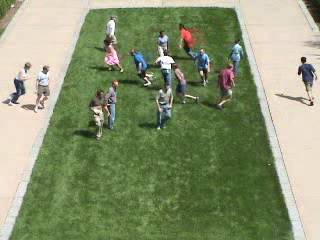
#> input picture frame 14 of beta(unstable)/Binome_3/Detection d'activités humaines anormales/Dataset/videos/scene1/test1.avi, 320 x 240 px, given in place of the camera
$ python codekarim.py   (older library calls are emulated)
#> lines starting #> are read from the running program, lines starting #| are printed output that depends on the picture
import cv2
import numpy as np
from copy import deepcopy
import time
from sklearn.cluster import AffinityPropagation
import types
import os
import shutil

class Queue:
    def __init__(self):
        self.items = [] #for exmp self={ 'gentleman': 'malek' , 'the beautiful girl' : 'ahlem' , 'numbr' : 2 } ; self.items()=[(gentleman,malek),(the beautiful girm, ahlem ) , (num, 2)]

    def isEmpty(self):
        return self.items == [] # je pense que c'est claire , self.items() return a list , donc si la liste est vide isEmpty return true sinon elle return false

    def enqueue(self, item):
        self.items.insert(0,item) # ajouter un element au debut de la liste

    def dequeue(self):
        return self.items.pop() # suprimer le dernier element de la liste

    def size(self):
        return len(self.items) # length
def malek_gentleman():
    os.system("sudo modprobe bcm2835-v4l2")
    timeout=0
    i_file = "1"
    N = "1"
    sumq=[]
    buf_back=[]
    colq=[]
    count=[]
    initialisation=0
    initialisation+=1
    i=1
    VideoNumberInt=i
    VideoNumberString=i_file
    VideoName=VideoNumberString+'.mp4'

    cap = cv2.VideoCapture(0) # importer le video
    if( initialisation <= int(N)):
        count.append(0) #count[i-1]s the no of frames read till now
    nframe = 300 #no of frames needed to initialize the background
    cols = 160
    rows = 160
    flag = 0
    move = 0
    avg = np.zeros([160,160],dtype=np.uint8) # definir une image 'avg' dans tous ces pixels sont null , uint Unsigned integer (0 to 255)
    avg_temp = np.zeros([160,160],np.uint) # bon j'ai pas trouver la deffirence entre le uint8 et le uint , mais finalement sa sere Ã  definir une plage d'entier
    if( initialisation <= int(N)):
        sumq.append(np.zeros([160,160],np.uint)) # the same thing
    cur_back = np.zeros([160,160],dtype=np.uint8) # definir une image cur_back , dans tous ces pixels sont null
    if( initialisation <= int(N)):
        buf_back.append(np.zeros([160,160],dtype=np.uint8)) # definir une image buf_back , dans tous ces pixels sont null
    if( initialisation <= int(N)):
        colq.append(Queue()) # definir une pile des threads qui suit le loi de fifo

    #to form clusters
    count_5=0
    arr=np.zeros(shape=(0, 2), dtype=np.uint8) # definir un tableau 'arr' de deux colones
    cur_cent=last_cent=[0,0]
    def dist(cur_cent, last_cent):
        dis=(cur_cent[0]-last_cent[0])**2 + (cur_cent[1] - last_cent[1])**2 # calculer la somme de la variation au carrÃ© des deux pixel
        return dis
    cluster_centres_q = np.zeros(shape=(0,2),dtype=np.int64) # on vas travaillÃ© sur un cluster de deux pixels
    ret, pure_img = cap.read() # on extraire le 'cout'Ã©me frame du video qui sera enregistrer dans la variable pure_img , ret , est un variable booleanretourner par la fonction read
#> pure_img is the input picture: shape (240, 320, 3); mean B, G, R 112.2, 147.4, 136.8
    #print("ker")
    #print(cap.isOpened())
    #print(ret)
    while(cap.isOpened() and ret==True): # tanque la video qu'on souhaite traiter est en boucle
            #print("im")
            #time.sleep(0.1)
            count[i-1] = count[i-1] + 1 # on va commencer Ã  traiter les frame , du coup il faux incrÃ©menter le count[i-1] Ã  chaque fois qu'on est entrain de traiter une frame ( count[i-1] represente le nbr des frame traiter )
            img = cv2.resize(pure_img,(160,160)) # grase Ã  resize on arrive Ã  resizer notre image sans perdre la forme generale de l'image , c'est dans le sense ou on est pas entrais deretrancher les pixels d'une facon stupide bon maby il vas engondrer une certaine distortion l'orsqu'on zoom , euuh mais bon :p
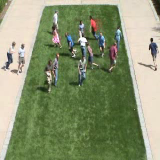
#> img: shape (160, 160, 3); mean B, G, R 112.3, 147.4, 136.9
            gray = cv2.cvtColor(img, cv2.COLOR_BGR2GRAY) # convertir l'image en une image noire et blanch
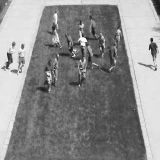
#> gray: shape (160, 160); min 22, max 253, mean 140.2

            colq[i-1].enqueue(gray) # aywah ahiya :D , tana na7chiw il image ' des annÃ©es 60 :p ' fil pila mte3na
            if count[i-1] == nframe:
                print("Background fixed !")

            if(count[i-1] < nframe):
                    #avg[:]=0 #no need as avg is initialized to be zero matrix
                    sumq[i-1] = sumq[i-1] + gray # il est entrain de superposer les differentes frame
                    print(str(count[i-1] //3)+" %")
            else: # une fois nodkhol lil else , ca veux dire que j'ai construit mon propre background
                    temp = colq[i-1].dequeue() # yibda yijbid fil les frames ta3 el background
                    sumq[i-1] = sumq[i-1] + gray - temp # yzid ce qui a changÃ© entre le frame du background wil frame ali 9e3id yikhdim fih
                    avg_temp = sumq[i-1]/nframe # bon mafhimtich 3leh ya9sim el 7a9 :D , ama mahiyech importante , puisque nnframe deja cst , nitsawir ,il est entrai de normaliser haja kima haka

            high_value_indices = avg_temp>255 # 7asilou puisque ahna mil se3a on ajout de la deffirence , fama des pixel , ynajmo yfoutou 255 ce qui n'est pas logique
            avg_temp[high_value_indices] = 255 # kif kif
            avg=avg_temp
            avg=avg.astype(np.uint8) #7asilou lahna badal el type bech twali image
            cur_back = avg
            if(flag == 0):
                    #buf_back[:] = 0 #no need as buf_back is initialized to be zero matrix
                    flag = 10 # pour eliminer le cas ou nframe=1
            if(flag == 10 and count[i-1] >= nframe):
                    buf_back[i-1] = cur_back # doub maya3mil hekom el nframe , yimchi ya3ti lil buf_back el deffirence mabin el back w awil frame 5dheha ba3d el back
                    flag = 20

            sub = cv2.absdiff(cur_back,buf_back[i-1]) # voila lahna nhoto la difference entre le background wil frame ali 9e3din nitraitiw fiha

            img_show = cv2.resize(img,(400,400))
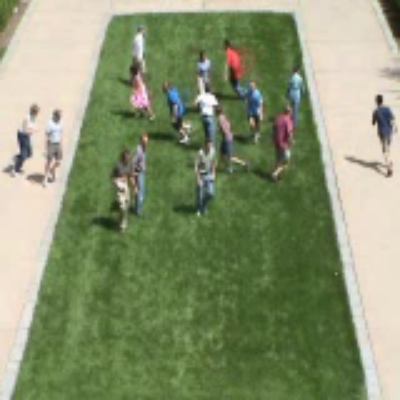
#> img_show: shape (400, 400, 3); mean B, G, R 112.2, 147.3, 136.8
        # [4 lines of commented-out code are left out]
            cv2.imshow("img",img_show) # affichage de l'image originale

            gray_show = cv2.resize(gray,(400,400))
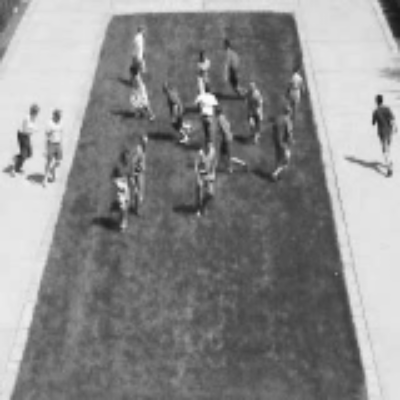
#> gray_show: shape (400, 400); min 24, max 252, mean 140.1
        #gray_show = gray_show.astype(int)
            cv2.imshow("gray",gray_show)

        #print(cur_back)
            cur_back_show = cv2.resize(cur_back,(400,400))
        #cur_back_show = cur_back_show.astype(int)
        #print(cur_back_show)
            cv2.imshow("cur_back_show",cur_back_show)

            buf_back_show = cv2.resize(buf_back[i-1],(400,400))
        #buf_back_show = buf_back_show.astype(int)
            cv2.imshow("buf_back_show",buf_back_show)

            sub = cv2.resize(sub,(400,400))
        #sub=sub.astype(int)
            cv2.imshow("Abandoned Objects",sub) # affichage de l'ivolution de la distortion du back

            ret_s,sub_t = cv2.threshold(sub,50,255,0) # codage : pour tous pixels entre 50 et 255 en luis attribut un 0 sinon 1
            mask = np.zeros(gray.shape,np.uint8)

            louka, contours, hier = cv2.findContours(sub_t,cv2.RETR_LIST,cv2.CHAIN_APPROX_SIMPLE)
        #im2, contours, hier = cv2.findContours(sub_t,cv2.RETR_LIST,cv2.CHAIN_APPROX_SIMPLE)
            count_5 += 1
            malek=0;
            for cnt in contours: # count[i-1]ouRS IS A LISTE OF object and in each element we find a liste of element which represente the different value of pixel who forme the contours of this object
                    print(cv2.contourArea(cnt))
                    if 300<cv2.contourArea(cnt)<5000: # si le piremetre entre 200 et 5000
                            #cv2.drawContours(sub,[cnt],0,(0,255,0),2)
                            cv2.drawContours(mask,[cnt],0,255,-1)
                            M = cv2.moments(cnt)
                            cx,cy = int(M['m10']/M['m00']), int(M['m01']/M['m00']) # localiser le centroid de l'objet ( centre de masse )
                            file_output = open('output.txt', 'w')
                            file_output.write('video num : ')
                            file_output.write(i_file)#<------------------------
                            file_output.write(' ====> une anomalie est detecté dans la position suivante : x=')
                            file_output.write(str(cx))
                            file_output.write(',  y=')
                            file_output.write(str(cy))
                            file_output.close()
                            cv2.circle(sub,(cx,cy),10,255,-1) #
                            if(count_5<=5):
                                    arr = np.append(arr, [[cx,cy]], axis=0) # localiser la position de l'objet dans l'image
#> mask: shape (160, 160); every value is 0


            #print(arr)
            #print(count_5)

            if(count_5==5):
                    count_5 = 0
                    #print (len(arr))
                    if (len(arr) == 0): # il n y a pas d'objet
                            pass
                    else:
                            affin = AffinityPropagation()
                            affin.fit_predict(arr)
                            centroids = affin.cluster_centers_
                            labels = affin.labels_
                            max_label_index = labels.argmax()
                            biggest_clust_ind = labels[max_label_index]
                            print(labels)
                            print(centroids)
                      #  print("len_labels",len(labels),"biggest cluster's index", biggest_clust_ind, "len_centroids", len(centroids))
                            print("+++++++++++++++++++++++++++++++++++++",type(biggest_clust_ind),"++++++++++++++++++++++++++++++++++++++++++")
                            if( type(biggest_clust_ind)!=np.ndarray):
                                    biggest_clust_cent = centroids[biggest_clust_ind]
                                    cx = np.uint8(biggest_clust_cent[0])
                                    cy = np.uint8(biggest_clust_cent[1])
                                    cv2.rectangle(sub,(cx-15,cy-15),(cx+15,cy+15),(255,255,255),1)
                                    cv2.rectangle(img,(cx-7,cy-7),(cx+7,cy+7),(0,255,0),2)
                                    cv2.drawContours(sub, contours, -1, (0,255,0), 3)
                                #finallly reinitializing the np_array arr
                                    last_cent = cur_cent
                                    cur_cent = [cx,cy]
                                    cluster_centres_q = np.append(cluster_centres_q, [cur_cent], axis=0)
                                    print("++++++++++++++++++++++++++++++++", len(cluster_centres_q),"++++++++++++++++++++++++++++++++++++")
                            else:
                                    pass
                            arr=np.zeros(shape=(0, 2), dtype=np.uint8)
            dista=dist(cur_cent, last_cent)
       # print("distance b/w centroid of last & current frame",dista)

         #if(0 < dista < 25 ):
            if(cur_cent==last_cent and last_cent!=[0,0]):
                    cv2.rectangle(sub,(cx-15,cy-15),(cx+15,cy+15),(255,255,255),1)
                    cv2.rectangle(img,(cx-7,cy-7),(cx+7,cy+7),(0,255,0),2)
                    print("---------------------------------------------------------------------------")

            if(len(cluster_centres_q)>=1):
                    temp_a = deepcopy(cluster_centres_q[0])
                    temp_b = cluster_centres_q[-1]
                    print("+++++++++++++++++++++++++++++++++++++++++++++++++++++++++++++++++++++++++++++++++++++++++++++++++++++++++++++++++++++")
                    if(1==1):
                            print ("warning, abandoned object detected")
                            print("maleek yraheb b karim")
                            if timeout==0:
                                timeout = time.time() + 10
                            else:
                                if time.time() > timeout:
                                    break
                            #font = cv2.InitFont(cv2.CV_FONT_HERSHEY_SIMPLEX, 1, 1, 0, 3, 8) #Creates a font
                            font = cv2.FONT_HERSHEY_SIMPLEX
                            text_x = cx-10 #position of text
                            text_y = cy-20 #position of text
                            cv2.putText(sub,"Warning", (text_x,text_y),font,1, (255,255,255)) #Draw the text
                    cluster_centres_q = cluster_centres_q[1:]


            avg_show = cv2.resize(avg,(400,400))
#           cv2.imshow("avg",avg_show)
            cv2.imshow("Abandoned Objects",sub)
            if(move==0):
                    move=1
                    cv2.moveWindow("gray", 400,20)
                    cv2.moveWindow("img", 0,20)
                    cv2.moveWindow("cur_back_show", 800,20)
                    cv2.moveWindow("buf_back_show", 400,420)
                    cv2.moveWindow("Abandoned Objects", 20,220)
                    cv2.moveWindow("avg", 800,420)

            if cv2.waitKey(1) & 0xFF == ord('q'):
#> (key q is pressed here)
                    break
            ret, pure_img = cap.read() # on extraire le 'cout'Ã©me frame du video qui sera enregistrer dans la variable pure_img , ret , est un variable booleanretourner par la fonction read


    cap.release()
    cv2.destroyAllWindows()
    return
if __name__ == "__main__":
    malek_gentleman()

$ run again, starting later in the video
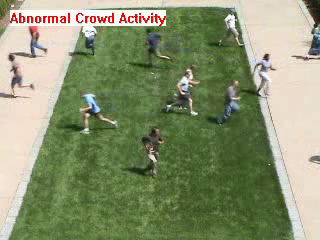
#> input picture frame 66 of beta(unstable)/Binome_3/Detection d'activités humaines anormales/Dataset/videos/scene1/test1.avi, 320 x 240 px, given in place of the camera
#> in malek_gentleman, pure_img is the input picture: shape (240, 320, 3); mean B, G, R 111.7, 147.1, 137.2
#> in malek_gentleman, `img_show = cv2.resize(img,(400,400))`:
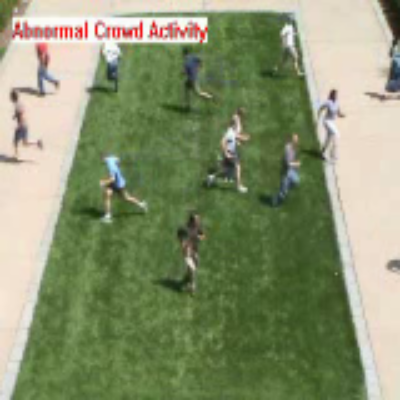
#> img_show: shape (400, 400, 3); mean B, G, R 111.6, 147, 137.1
#> in malek_gentleman, `gray_show = cv2.resize(gray,(400,400))`:
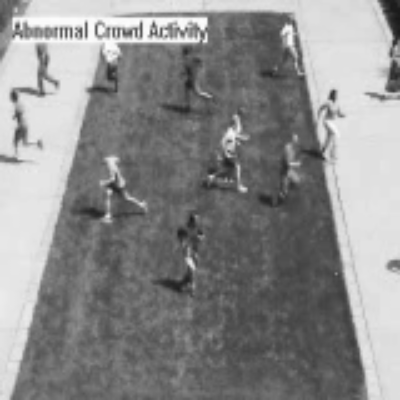
#> gray_show: shape (400, 400); min 25, max 253, mean 140

$ run again, starting later in the video
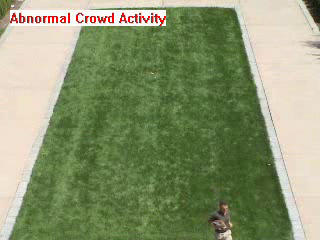
#> input picture frame 117 of beta(unstable)/Binome_3/Detection d'activités humaines anormales/Dataset/videos/scene1/test1.avi, 320 x 240 px, given in place of the camera
#> in malek_gentleman, pure_img is the input picture: shape (240, 320, 3); mean B, G, R 111.6, 149.5, 138.5
#> in malek_gentleman, `img_show = cv2.resize(img,(400,400))`:
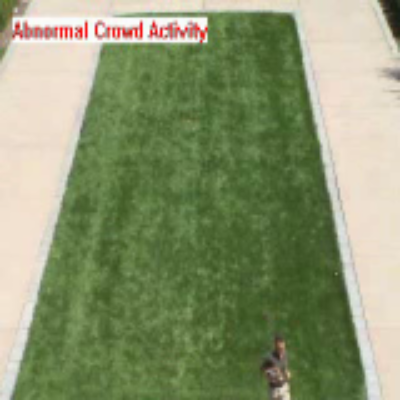
#> img_show: shape (400, 400, 3); mean B, G, R 111.5, 149.4, 138.4
#> in malek_gentleman, `gray_show = cv2.resize(gray,(400,400))`:
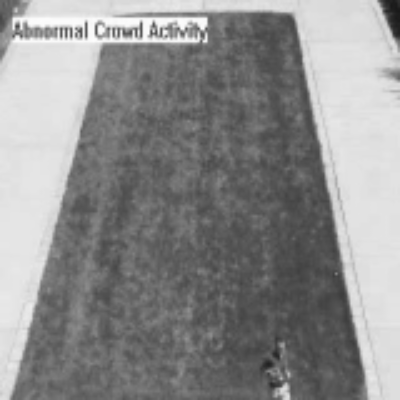
#> gray_show: shape (400, 400); min 25, max 253, mean 141.7
